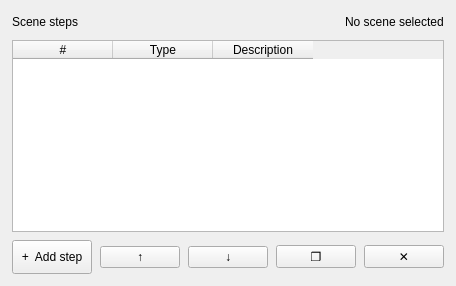
          <widget class="QFrame" name="sceneStepsPanel">
           <property name="frameShape">
            <enum>QFrame::Shape::NoFrame</enum>
           </property>
           <layout class="QVBoxLayout" name="sceneStepsPanelLayout">
            <property name="spacing">
             <number>8</number>
            </property>
            <property name="leftMargin">
             <number>12</number>
            </property>
            <property name="topMargin">
             <number>12</number>
            </property>
            <property name="rightMargin">
             <number>12</number>
            </property>
            <property name="bottomMargin">
             <number>12</number>
            </property>
            <item>
             <layout class="QHBoxLayout" name="sceneStepsHeaderLayout">
              <item>
               <widget class="QLabel" name="sceneStepsTitle">
                <property name="text">
                 <string>Scene steps</string>
                </property>
               </widget>
              </item>
              <item>
               <spacer name="sceneStepsHeaderSpacer">
                <property name="orientation">
                 <enum>Qt::Orientation::Horizontal</enum>
                </property>
                <property name="sizeHint" stdset="0">
                 <size>
                  <width>40</width>
                  <height>20</height>
                 </size>
                </property>
               </spacer>
              </item>
              <item>
               <widget class="QLabel" name="sceneStepsContextLabel">
                <property name="text">
                 <string>No scene selected</string>
                </property>
               </widget>
              </item>
             </layout>
            </item>
            <item>
             <widget class="QTableWidget" name="sceneStepTable">
              <property name="editTriggers">
               <set>QAbstractItemView::EditTrigger::NoEditTriggers</set>
              </property>
              <property name="alternatingRowColors">
               <bool>true</bool>
              </property>
              <property name="selectionBehavior">
               <enum>QAbstractItemView::SelectionBehavior::SelectRows</enum>
              </property>
              <column>
               <property name="text">
                <string>#</string>
               </property>
              </column>
              <column>
               <property name="text">
                <string>Type</string>
               </property>
              </column>
              <column>
               <property name="text">
                <string>Description</string>
               </property>
              </column>
             </widget>
            </item>
            <item>
             <layout class="QHBoxLayout" name="stepActionsLayout">
              <property name="spacing">
               <number>8</number>
              </property>
              <item>
               <widget class="QPushButton" name="addStepButton">
                <property name="minimumSize">
                 <size>
                  <width>0</width>
                  <height>34</height>
                 </size>
                </property>
                <property name="text">
                 <string>+  Add step</string>
                </property>
               </widget>
              </item>
              <item>
               <widget class="QPushButton" name="moveStepUpButton">
                <property name="toolTip">
                 <string>Move the step earlier</string>
                </property>
                <property name="text">
                 <string>↑</string>
                </property>
               </widget>
              </item>
              <item>
               <widget class="QPushButton" name="moveStepDownButton">
                <property name="toolTip">
                 <string>Move the step later</string>
                </property>
                <property name="text">
                 <string>↓</string>
                </property>
               </widget>
              </item>
              <item>
               <widget class="QPushButton" name="duplicateStepButton">
                <property name="toolTip">
                 <string>Duplicate the selected step</string>
                </property>
                <property name="text">
                 <string>❐</string>
                </property>
               </widget>
              </item>
              <item>
               <widget class="QPushButton" name="removeStepButton">
                <property name="toolTip">
                 <string>Remove the selected step</string>
                </property>
                <property name="text">
                 <string>✕</string>
                </property>
               </widget>
              </item>
             </layout>
            </item>
           </layout>
          </widget>
